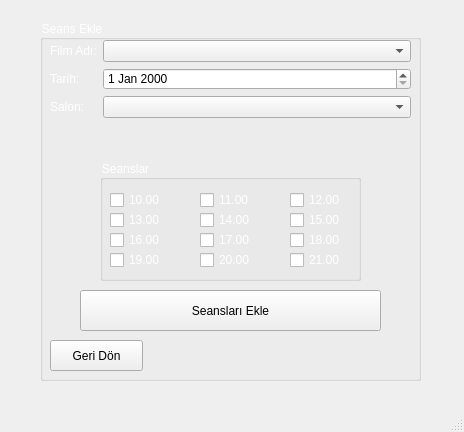
<?xml version="1.0" encoding="UTF-8"?>
<ui version="4.0">
 <class>MainWindow</class>
 <widget class="QMainWindow" name="MainWindow">
  <property name="geometry">
   <rect>
    <x>0</x>
    <y>0</y>
    <width>464</width>
    <height>432</height>
   </rect>
  </property>
  <property name="windowTitle">
   <string>Seans Ekle</string>
  </property>
  <property name="windowIcon">
   <iconset resource="anasayfa.qrc">
    <normaloff>:/icon/icon2.png</normaloff>:/icon/icon2.png</iconset>
  </property>
  <property name="styleSheet">
   <string notr="true">#centralwidget{border-image: url(:/arkaplan/arkaplan11.jpg);}</string>
  </property>
  <widget class="QWidget" name="centralwidget">
   <widget class="QGroupBox" name="groupBox">
    <property name="geometry">
     <rect>
      <x>40</x>
      <y>20</y>
      <width>381</width>
      <height>361</height>
     </rect>
    </property>
    <property name="styleSheet">
     <string notr="true">color: rgb(255, 255, 255);</string>
    </property>
    <property name="title">
     <string>Seans Ekle</string>
    </property>
    <widget class="QWidget" name="formLayoutWidget">
     <property name="geometry">
      <rect>
       <x>10</x>
       <y>20</y>
       <width>361</width>
       <height>121</height>
      </rect>
     </property>
     <layout class="QFormLayout" name="formLayout">
      <item row="1" column="0">
       <widget class="QLabel" name="label_3">
        <property name="text">
         <string>Film Adı:</string>
        </property>
       </widget>
      </item>
      <item row="2" column="0">
       <widget class="QLabel" name="label_8">
        <property name="text">
         <string>Tarih:</string>
        </property>
       </widget>
      </item>
      <item row="3" column="0">
       <widget class="QLabel" name="label">
        <property name="text">
         <string>Salon:</string>
        </property>
       </widget>
      </item>
      <item row="5" column="0">
       <widget class="QLabel" name="label_5">
        <property name="text">
         <string/>
        </property>
       </widget>
      </item>
      <item row="2" column="1">
       <widget class="QDateEdit" name="dateEdit_2">
        <property name="styleSheet">
         <string notr="true">color: rgb(0, 0, 0);</string>
        </property>
       </widget>
      </item>
      <item row="1" column="1">
       <widget class="QComboBox" name="comboBox">
        <property name="styleSheet">
         <string notr="true">color: rgb(0, 0, 0);</string>
        </property>
       </widget>
      </item>
      <item row="3" column="1">
       <widget class="QComboBox" name="comboBox_2">
        <property name="styleSheet">
         <string notr="true">color: rgb(0, 0, 0);</string>
        </property>
       </widget>
      </item>
     </layout>
    </widget>
    <widget class="QPushButton" name="pushButton">
     <property name="geometry">
      <rect>
       <x>40</x>
       <y>270</y>
       <width>301</width>
       <height>41</height>
      </rect>
     </property>
     <property name="styleSheet">
      <string notr="true">color: rgb(0, 0, 0);</string>
     </property>
     <property name="text">
      <string>Seansları Ekle</string>
     </property>
    </widget>
    <widget class="QGroupBox" name="groupBox_2">
     <property name="geometry">
      <rect>
       <x>60</x>
       <y>140</y>
       <width>261</width>
       <height>121</height>
      </rect>
     </property>
     <property name="title">
      <string>Seanslar</string>
     </property>
     <widget class="QCheckBox" name="checkBox">
      <property name="geometry">
       <rect>
        <x>10</x>
        <y>30</y>
        <width>81</width>
        <height>20</height>
       </rect>
      </property>
      <property name="text">
       <string>10.00</string>
      </property>
     </widget>
     <widget class="QCheckBox" name="checkBox_2">
      <property name="geometry">
       <rect>
        <x>10</x>
        <y>50</y>
        <width>81</width>
        <height>20</height>
       </rect>
      </property>
      <property name="text">
       <string>13.00</string>
      </property>
     </widget>
     <widget class="QCheckBox" name="checkBox_3">
      <property name="geometry">
       <rect>
        <x>10</x>
        <y>70</y>
        <width>81</width>
        <height>20</height>
       </rect>
      </property>
      <property name="text">
       <string>16.00</string>
      </property>
     </widget>
     <widget class="QCheckBox" name="checkBox_4">
      <property name="geometry">
       <rect>
        <x>10</x>
        <y>90</y>
        <width>81</width>
        <height>20</height>
       </rect>
      </property>
      <property name="text">
       <string>19.00</string>
      </property>
     </widget>
     <widget class="QCheckBox" name="checkBox_5">
      <property name="geometry">
       <rect>
        <x>100</x>
        <y>30</y>
        <width>81</width>
        <height>20</height>
       </rect>
      </property>
      <property name="text">
       <string>11.00</string>
      </property>
     </widget>
     <widget class="QCheckBox" name="checkBox_6">
      <property name="geometry">
       <rect>
        <x>100</x>
        <y>50</y>
        <width>81</width>
        <height>20</height>
       </rect>
      </property>
      <property name="text">
       <string>14.00</string>
      </property>
     </widget>
     <widget class="QCheckBox" name="checkBox_20">
      <property name="geometry">
       <rect>
        <x>100</x>
        <y>70</y>
        <width>81</width>
        <height>20</height>
       </rect>
      </property>
      <property name="text">
       <string>17.00</string>
      </property>
     </widget>
     <widget class="QCheckBox" name="checkBox_19">
      <property name="geometry">
       <rect>
        <x>100</x>
        <y>90</y>
        <width>81</width>
        <height>20</height>
       </rect>
      </property>
      <property name="text">
       <string>20.00</string>
      </property>
     </widget>
     <widget class="QCheckBox" name="checkBox_21">
      <property name="geometry">
       <rect>
        <x>190</x>
        <y>30</y>
        <width>81</width>
        <height>20</height>
       </rect>
      </property>
      <property name="text">
       <string>12.00</string>
      </property>
     </widget>
     <widget class="QCheckBox" name="checkBox_22">
      <property name="geometry">
       <rect>
        <x>190</x>
        <y>50</y>
        <width>81</width>
        <height>20</height>
       </rect>
      </property>
      <property name="text">
       <string>15.00</string>
      </property>
     </widget>
     <widget class="QCheckBox" name="checkBox_23">
      <property name="geometry">
       <rect>
        <x>190</x>
        <y>70</y>
        <width>81</width>
        <height>20</height>
       </rect>
      </property>
      <property name="text">
       <string>18.00</string>
      </property>
     </widget>
     <widget class="QCheckBox" name="checkBox_24">
      <property name="geometry">
       <rect>
        <x>190</x>
        <y>90</y>
        <width>81</width>
        <height>20</height>
       </rect>
      </property>
      <property name="text">
       <string>21.00</string>
      </property>
     </widget>
    </widget>
    <widget class="QPushButton" name="pushButton_2">
     <property name="geometry">
      <rect>
       <x>10</x>
       <y>320</y>
       <width>93</width>
       <height>31</height>
      </rect>
     </property>
     <property name="styleSheet">
      <string notr="true">color: rgb(0, 0, 0);</string>
     </property>
     <property name="text">
      <string>Geri Dön</string>
     </property>
    </widget>
   </widget>
  </widget>
  <widget class="QMenuBar" name="menubar">
   <property name="geometry">
    <rect>
     <x>0</x>
     <y>0</y>
     <width>464</width>
     <height>26</height>
    </rect>
   </property>
  </widget>
  <widget class="QStatusBar" name="statusbar"/>
 </widget>
 <resources>
  <include location="anasayfa.qrc"/>
 </resources>
 <connections/>
</ui>
